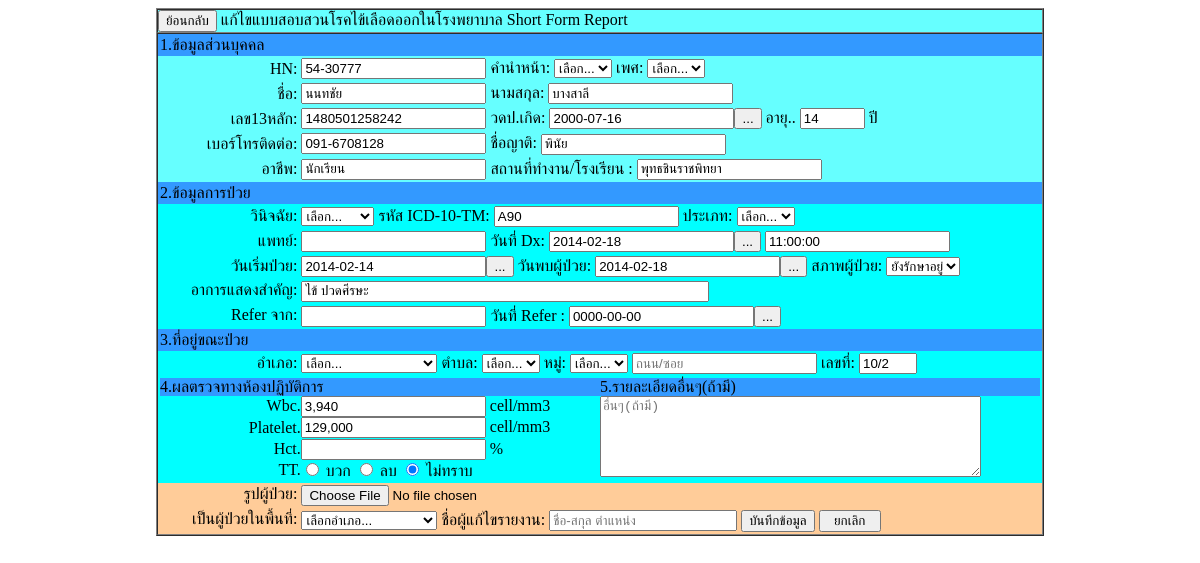
Page /frm_edit_pt_hos.php?pid=1067614030354-30777 (signed in) on the committed database.
### tables this page shows
CREATE TABLE `patient_hos` (
  `pid` varchar(100) NOT NULL default '',
  `datetime_send` datetime default NULL,
  `office_own` varchar(5) default NULL,
  `user_own` varchar(50) default NULL,
  `hn` varchar(100) default NULL,
  `prename` varchar(100) default NULL,
  `sex` varchar(25) default NULL,
  `name` varchar(100) default NULL,
  `lname` varchar(100) default NULL,
  `cid` varchar(100) default NULL,
  `bdate` date default NULL,
  `agey` varchar(100) default NULL,
  `agem` varchar(100) default NULL,
  `pt_tel` varchar(100) default NULL,
  `family` varchar(255) default NULL,
  `occupat` varchar(100) default NULL,
  `school_workplace` varchar(255) default NULL,
  `code506` varchar(100) default NULL,
  `icd10` varchar(100) default NULL,
  `pt_type` varchar(100) default NULL,
  `doctor` varchar(100) default NULL,
  `date_dx` date default NULL,
  `time_dx` time default NULL,
  `date_ill` date default NULL,
  `date_found` date default NULL,
  `pt_status` varchar(100) default NULL,
  `symtom` varchar(255) default NULL,
  `refer_from` varchar(255) default NULL,
  `date_refer` date default NULL,
  `amp` varchar(4) default NULL,
  `tmb` varchar(6) default NULL,
  `moo` varchar(8) default NULL,
  `road` varchar(100) default NULL,
  `addr` varchar(100) default NULL,
  `soi` varchar(100) default NULL,
  `villa` varchar(100) default NULL,
  `lab_wbc` varchar(100) default NULL,
  `note_text` varchar(255) default NULL,
  `lab_plt` varchar(100) default NULL,
  `lab_hct1` varchar(100) default NULL,
  `lab_hct2` varchar(100) default NULL,
  `lab_hct_diff` varchar(100) default NULL,
  `lab_tt` varchar(100) default NULL,
  `send_to_amp` varchar(4) default NULL,
  `sender` varchar(255) default NULL,
  `img_pt` varchar(255) default NULL,
  `send_back_by` varchar(25) default NULL,
  PRIMARY KEY  (`pid`)
);

### frm_edit_pt_hos.php (the view, shortened to what this page needs)
<?php
if (!empty($_GET[pid])) {
    $pid = $_GET[pid];
} else {
    exit("Can not find PID.");
}
$sql = "select * from patient_hos where pid='$pid'";
$res = mysql_query($sql);
$row = mysql_fetch_array($res);
?>
<!DOCTYPE html>
<html>
    <head>
        <link rel="stylesheet" href="//code.jquery.com/ui/1.10.4/themes/smoothness/jquery-ui.css">
  <link rel="stylesheet" type="text/css" href="jquery.timepicker.css" />
    </head>
    <body>
        <div align="center">
            <form action="qry_edit_pt_hos.php"
                  id="frm_edit_hos" name="frm_edit_hos"
                  method="post"
                  enctype="multipart/form-data"
                  onsubmit="return validate()">
                <table width="75%" border="1" cellspacing="0" cellpadding="0">
                    <tr bgcolor="#33CCFF">
                        <td bgcolor="#66FFFF">
                            <input type="button" value="ย้อนกลับ" onClick="window.location = 'pt_info.php?pid=<?=$pid?>&hos_own=y'">
                            แก้ไขแบบสอบสวนโรคไข้เลือดออกในโรงพยาบาล Short Form Report
                        </td>
                    </tr>
                    <tr>
                        <td bgcolor="#66FFFF">
                            <table width="100%" border="0" cellspacing="0" cellpadding="2">
                                <tr>
                                    <td colspan="2" align="left" bgcolor="#3399FF">1.ข้อมูลส่วนบุคคล</td>
                                </tr>
                                <tr>
                                    <td width="16%" align="right" bgcolor="#66FFFF"> HN:</td>
                                    <td width="84%" bgcolor="#66FFFF">
                                        <input type="text" name="hn" id="hn" value="<?=$row[hn]?>">
                                        คำนำหน้า:
                                        <select name="prename" id="prename">
                                            <option value="">เลือก...</option>
                                        </select>
                                        เพศ:
                                        <select name="sex" id="sex">
                                            <option value="">เลือก...</option>
                                        </select></td>
                                </tr>
                                <tr>
                                    <td align="right" bgcolor="#66FFFF">ชื่อ:</td>
                                    <td bgcolor="#66FFFF"><input type="text" name="name" id="name" value="<?=$row[name]?>">
                                        นามสกุล:
                                        <input type="text" name="lname" id="lname" value="<?=$row[lname]?>">
                                    </td>
                                </tr>
                                <tr>
                                    <td align="right" bgcolor="#66FFFF">เลข13หลัก:</td>
                                    <td bgcolor="#66FFFF"><input type="text" name="cid" id="cid" value="<?=$row[cid]?>">
                                        วดป.เกิด:
                                        <input type="text" name="bdate" id="bdate" value="<?=$row[bdate]?>">
                                        อายุ..
                                        <input name="agey" type="text" id="agey" size="5" maxlength="3" value="<?=$row[agey]?>">
                                        ปี</td>
                                </tr>
                                <tr>
                                    <td align="right" bgcolor="#66FFFF">เบอร์โทรติดต่อ:</td>
                                    <td bgcolor="#66FFFF"><input type="text" name="pt_tel" id="pt_tel" value="<?=$row[pt_tel]?>">
                                        ชื่อญาติ:
                                        <input type="text" name="family" id="family" value="<?=$row[family]?>"></td>
                                </tr>
                                <tr>
                                    <td align="right" bgcolor="#66FFFF">อาชีพ:</td>
                                    <td bgcolor="#66FFFF"><input type="text" name="occupat" id="occupat" value="<?=$row[occupat]?>">
                                        สถานที่ทำงาน/โรงเรียน :
                                        <input type="text" name="school_workplace" id="school_workplace" value="<?=$row[school_workplace]?>"></td>
                                </tr>
                                <tr>
                                    <td colspan="2" align="left" bgcolor="#3399FF">2.ข้อมูลการป่วย</td>
                                </tr>
                                <tr>
                                    <td align="right" bgcolor="#00FFFF">วินิจฉัย:</td>
                                    <td bgcolor="#00FFFF">
                                        <select name="code506" id="code506">
                                            <option value="" selected>เลือก...</option>
                                        </select>
                                        รหัส ICD-10-TM:
                                        <input type="text" name="icd10" id="icd10" value="<?=$row[icd10]?>">
                                        ประเภท:
                                        <select name="pt_type" id="pt_type">
                                            <option value="" selected>เลือก...</option>
                                        </select></td>
                                </tr>
                                <tr>
                                    <td align="right" bgcolor="#00FFFF">แพทย์: </td>
                                    <td bgcolor="#00FFFF"><input type="text" name="doctor" id="doctor" value="<?=$row[doctor]?>">
                                        วันที่ Dx:
                                        <input type="text" name="date_dx" id="date_dx" value="<?=$row[date_dx]?>">
                                        <input type="text" name="time_dx" id="time_dx" placeholder="เวลา Dx" value="<?=$row[time_dx]?>"></td>
                                </tr>
                                <tr>
                                    <td align="right" bgcolor="#00FFFF">วันเริ่มป่วย:</td>
                                    <td bgcolor="#00FFFF"><input type="text" name="date_ill" id="date_ill" value="<?=$row[date_ill]?>">
                                        วันพบผู้ป่วย:
                                        <input type="text" name="date_found" id="date_found" value="<?=$row[date_found]?>">
                                        สภาพผู้ป่วย:
                                        <select name="pt_status" id="pt_status">
                                            <option value="ยังรักษาอยู่" selected>ยังรักษาอยู่</option>
                                        </select></td>
                                </tr>
                                <tr>
                                    <td align="right" valign="top" bgcolor="#00FFFF">อาการแสดงสำคัญ:</td>
                                    <td bgcolor="#00FFFF"><input type="text" name="symtom" id="symtom" style="width:400px" value="<?=$row[symtom]?>"></td>
                                </tr>
                                <tr>
                                    <td align="right" valign="top" bgcolor="#00FFFF">Refer จาก:</td>
                                    <td bgcolor="#00FFFF"><input type="text" name="refer_from" id="refer_from" value="<?=$row[refer_from]?>">
                                        วันที่ Refer :
                                        <input type="text" name="date_refer" id="date_refer" value="<?=$row[date_refer]?>"></td>
                                </tr>
                                <tr>
                                    <td colspan="2" align="left" bgcolor="#3399FF">3.ที่อยู่ขณะป่วย</td>
                                </tr>
                                <tr>
                                    <td align="right" bgcolor="#00FFFF">อำเภอ:</td>
                                    <td bgcolor="#00FFFF">
                                        <select name="amp" id="amp">
                                            <option value="">เลือก...</option>
                                        </select>
                                        ตำบล:
                                        <select name="tmb" id="tmb">
                                            <option value="">เลือก...</option>
                                        </select>
                                        หมู่:
                                        <select name="moo" id="moo">
                                            <option value="">เลือก...</option>
                                        </select>
                                        <input type="text" name="road" id="road" placeholder="ถนน/ซอย" value="<?=$row[road]?>">
                                        เลขที่:
                                        <input type="text" name="addr" id="addr" style="width:50px" value="<?=$row[addr]?>"></td>
                                </tr>
                                <tr>
                                    <td colspan="2" align="right" bgcolor="#00FFFF"><table width="100%" border="0" cellspacing="0" cellpadding="0">
                                            <tr>
                                                <td colspan="2" bgcolor="#3399FF">4.ผลตรวจทางห้องปฏิบัติการ</td>
                                                <td width="50%" bgcolor="#3399FF">5.รายละเอียดอื่นๆ(ถ้ามี)</td>
                                            </tr>
                                            <tr>
                                                <td width="16%" align="right">Wbc.</td>
                                                <td width="34%"><input type="text" name="lab_wbc" id="lab_wbc" value="<?=$row[lab_wbc]?>">
                                                    cell/mm3</td>
                                                <td rowspan="4" align="left" valign="top">
                                                    <textarea name="note_text" id="note_text" cols="45" rows="5" placeholder="อื่นๆ(ถ้ามี)"><?=$row[note_text]?></textarea></td>
                                            </tr>
                                            <tr>
                                                <td align="right">Platelet.</td>
                                                <td><input type="text" name="lab_plt" id="lab_plt" value="<?=$row[lab_plt]?>">
                                                    cell/mm3</td>
                                            </tr>
                                            <tr>
                                                <td align="right">Hct.</td>
                                                <td><input type="text" name="lab_hct" id="lab_hct" value="<?=$row[lab_hct]?>">
                                                    %</td>
                                            </tr>
                                            <tr>
                                                <td align="right">TT.</td>
                                                <td><input type="radio" name="lab_tt" id="tt" value="บวก">
                                                    บวก
                                                    <input type="radio" name="lab_tt" id="tt2" value="ลบ">
                                                    ลบ
                                                    <input name="lab_tt" type="radio" id="tt3" value="ไม่ทราบ" checked>
                                                    ไม่ทราบ</td>
                                            </tr>
                                        </table>
                                    </td>
                                </tr>
                                <tr>
                                    <td align="right" valign="top" bgcolor="#FFCC99">รูปผู้ป่วย:</td>
                                    <td bgcolor="#FFCC99"><input type="file" name="img_pt" id="img_pt"></td>
                                </tr>
                                <tr>
                                    <td align="right" valign="top" bgcolor="#FFCC99">เป็นผู้ป่วยในพื้นที่:</td>
                                    <td bgcolor="#FFCC99">
                                        <select name="send_to_amp" id="send_to_amp">
                                            <option value="" selected>เลือกอำเภอ...</option>
                                        </select>
                                        ชื่อผู้แก้ไขรายงาน:
                                        <input type="text" name="sender" id="sender" style="width:180px" placeholder="ชื่อ-สกุล ตำแหน่ง">
                                        <input type="submit" id="button" value="บันทึกข้อมูล">
                                        <input type="reset" value="  ยกเลิก  "></td>
                                </tr>
                            </table>
                        </td>
                    </tr>
                </table>
            </form>
        </div>
    </body>
</html>

### rows in the picture
patient_hos: hn "54-30777", name "นนทชัย", lname "บางสาลี", cid "1480501258242", bdate "2000-07-16", agey "14", pt_tel "091-6708128", family "พินัย", occupat "นักเรียน", school_workplace "พุทธชินราชพิทยา", icd10 "A90", date_dx "2014-02-18", time_dx "11:00:00", date_ill "2014-02-14", date_found "2014-02-18", symtom "ไข้ ปวดศีรษะ", date_refer "0000-00-00", addr "10/2", lab_wbc "3,940", lab_plt "129,000"
